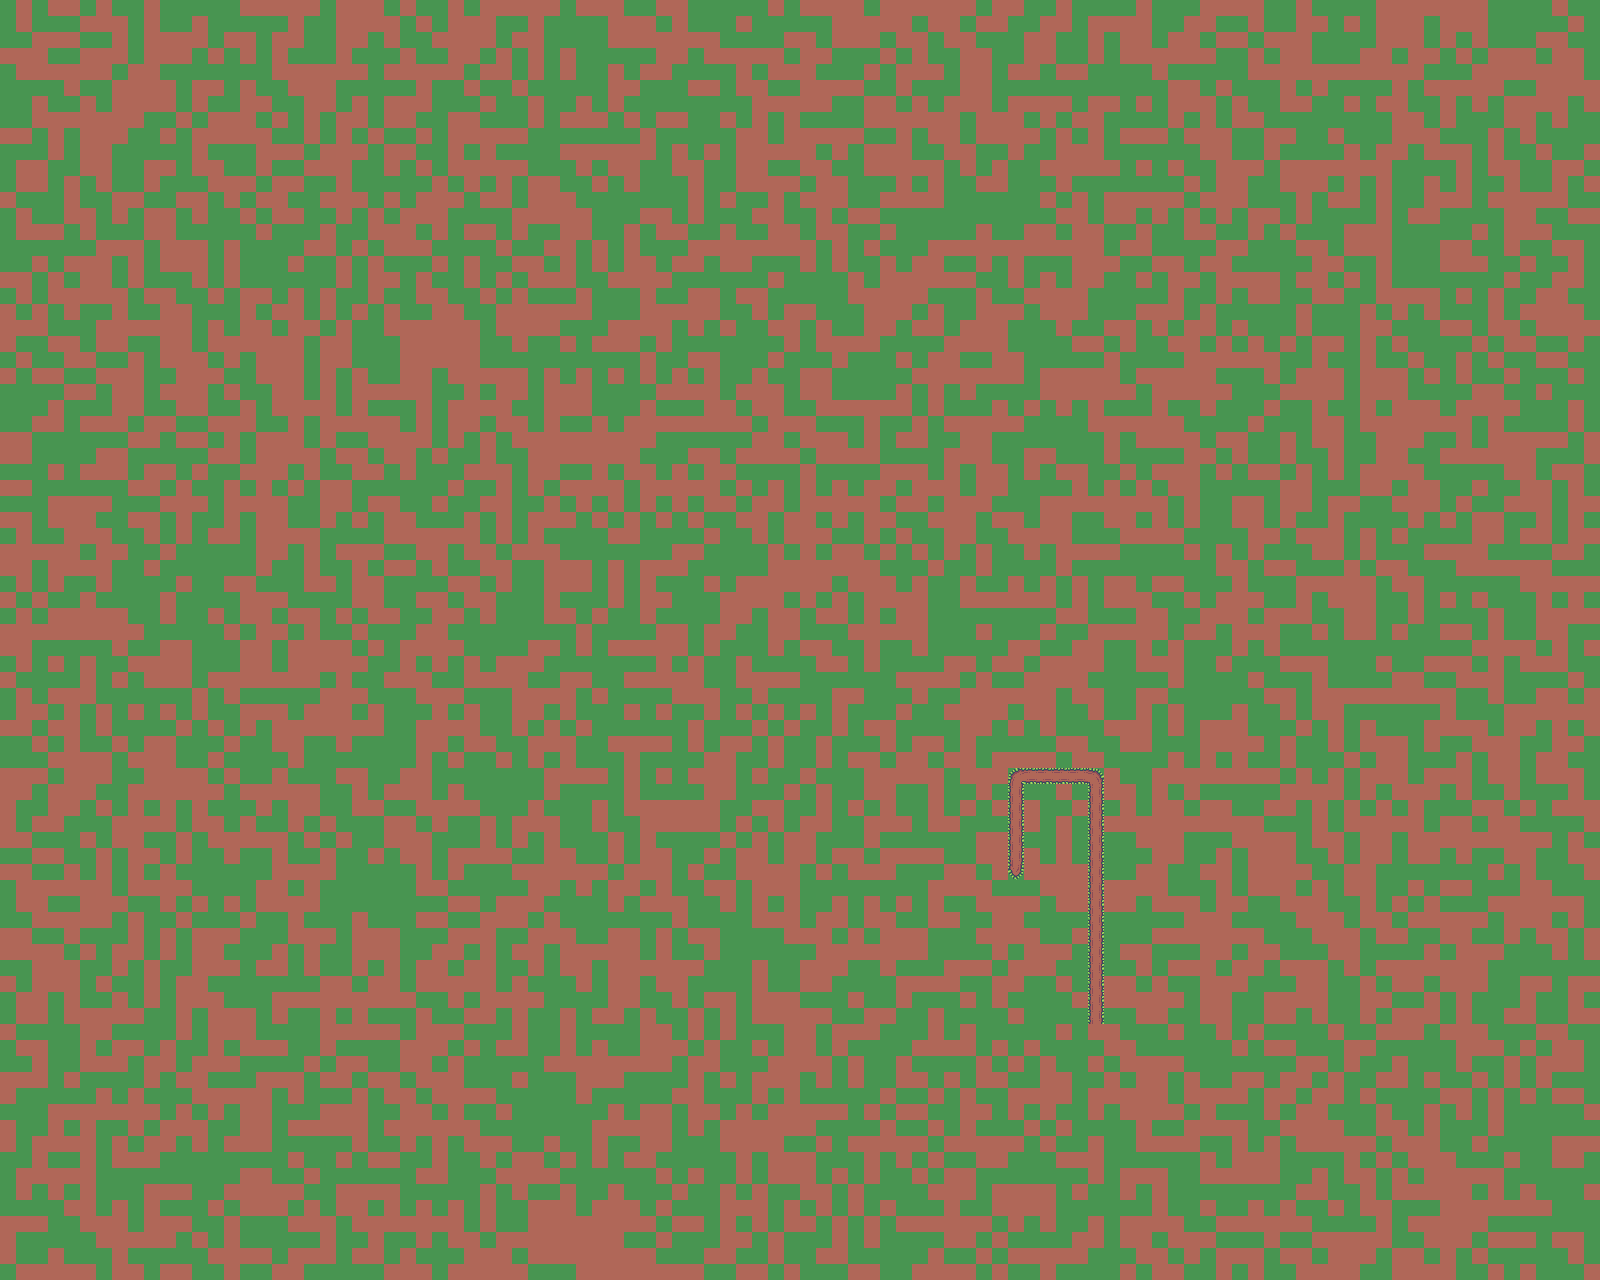

Rendered tile map (Tiled .tmx) drawn with the repository's tilesets; below, a short description and the map source with its tile grids summarised:
An orthogonal 100x80 tile map with 16x16 px tiles, 2 tile layers (ground, path) and 1 object.

<map version="1.0" tiledversion="2018.06.01" orientation="orthogonal" renderorder="right-down" width="100" height="80" tilewidth="16" tileheight="16" infinite="0" nextlayerid="4" nextobjectid="2">
 <tileset firstgid="1" name="terrain" tilewidth="16" tileheight="16" tilecount="308" columns="22">
  <image source="snow-expansion.png" width="352" height="224" />
 </tileset>
 <layer id="1" name="ground" width="100" height="80">
  <data>[8000 cells, 8000 non-empty, 2 distinct tile ids]</data>
 </layer>
 <layer id="2" name="path" width="100" height="80">
  <data>[8000 cells, 27 non-empty, 4 distinct tile ids]</data>
 </layer>
 <objectgroup id="3" name="spawn">
  <object id="1" x="1008.36" y="864.545" width="15.4545" height="15.2727" />
 </objectgroup>
</map>
